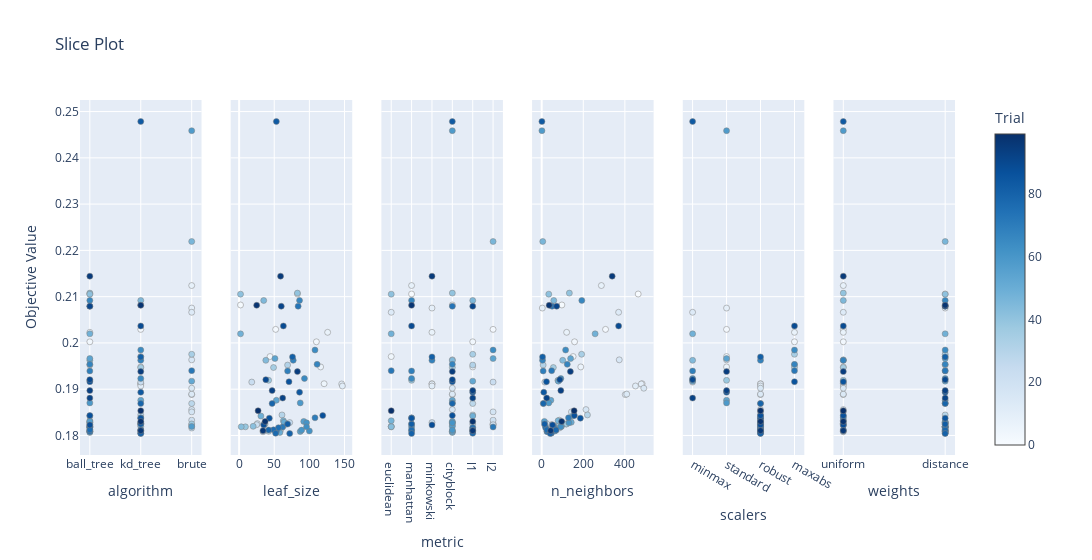

Here is the notebook cell this chart was saved with:
### Code cell
# Hyperparameters to score dependency

optuna.visualization.plot_slice(study_knn)

### Figure 1 — Plotly figure (JSON) as saved in the notebook; plotly's stock layout.template omitted (floating-point values rounded to 4 significant figures)
{"data": [{"marker": {"color": [0, 1, 2, 3, 4, 5, 6, 7, 8, 9, 10, 11, 12, 13, 14, 15, 16, 17, 18, 19, 20, 21, 22, 23, 24, 25, 26, 27, 28, 29, 30, 31, 32, 33, 34, 35, 36, 37, 38, 39, 40, 41, 42, 43, 44, 45, 46, 47, 48, 49, 50, 51, 52, 53, 54, 55, 56, 57, 58, 59, 60, 61, 62, 63, 64, 65, 66, 67, 68, 69, 70, 71, 72, 73, 74, 75, 76, 77, 78, 79, 80, 81, 82, 83, 84, 85, 86, 87, 88, 89, 90, 91, 92, 93, 94, 95, 96, 97, 98, 99], "colorbar": {"title": {"text": "Trial"}, "x": 1, "xpad": 40}, "colorscale": [[0, "rgb(247,251,255)"], [0.125, "rgb(222,235,247)"], [0.25, "rgb(198,219,239)"], [0.375, "rgb(158,202,225)"], [0.5, "rgb(107,174,214)"], [0.625, "rgb(66,146,198)"], [0.75, "rgb(33,113,181)"], [0.875, "rgb(8,81,156)"], [1, "rgb(8,48,107)"]], "line": {"color": "Grey", "width": 0.5}, "showscale": true}, "mode": "markers", "name": "Feasible Trial", "showlegend": false, "type": "scatter", "x": ["ball_tree", "kd_tree", "kd_tree", "ball_tree", "kd_tree", "kd_tree", "kd_tree", "ball_tree", "brute", "brute", "kd_tree", "kd_tree", "brute", "brute", "brute", "brute", "brute", "brute", "brute", "brute", "kd_tree", "brute", "kd_tree", "kd_tree", "kd_tree", "ball_tree", "ball_tree", "brute", "brute", "ball_tree", "kd_tree", "ball_tree", "ball_tree", "ball_tree", "brute", "kd_tree", "kd_tree", "brute", "ball_tree", "ball_tree", "ball_tree", "ball_tree", "kd_tree", "ball_tree", "ball_tree", "kd_tree", "brute", "ball_tree", "ball_tree", "ball_tree", "ball_tree", "ball_tree", "brute", "kd_tree", "ball_tree", "ball_tree", "ball_tree", "brute", "brute", "ball_tree", "kd_tree", "kd_tree", "ball_tree", "ball_tree", "kd_tree", "kd_tree", "ball_tree", "ball_tree", "kd_tree", "ball_tree", "kd_tree", "ball_tree", "brute", "ball_tree", "ball_tree", "ball_tree", "ball_tree", "kd_tree", "kd_tree", "kd_tree", "kd_tree", "kd_tree", "kd_tree", "kd_tree", "kd_tree", "kd_tree", "ball_tree", "ball_tree", "ball_tree", "kd_tree", "ball_tree", "ball_tree", "ball_tree", "ball_tree", "kd_tree", "ball_tree", "kd_tree", "kd_tree", "kd_tree", "kd_tree"], "xaxis": "x", "y": [0.2106, 0.2082, 0.2029, 0.2002, 0.1971, 0.1912, 0.1948, 0.2023, 0.2124, 0.2075, 0.1911, 0.1907, 0.1888, 0.2066, 0.1889, 0.1902, 0.1963, 0.1856, 0.1851, 0.1823, 0.1826, 0.1833, 0.1823, 0.1915, 0.1808, 0.1812, 0.1828, 0.1816, 0.1869, 0.1822, 0.1844, 0.1952, 0.1809, 0.1825, 0.1976, 0.1947, 0.1826, 0.1825, 0.1919, 0.1819, 0.2108, 0.2105, 0.182, 0.1819, 0.1962, 0.2092, 0.2219, 0.1832, 0.202, 0.1842, 0.1806, 0.1829, 0.1917, 0.1876, 0.1966, 0.1809, 0.183, 0.1819, 0.2459, 0.187, 0.1812, 0.1827, 0.181, 0.1819, 0.1985, 0.1923, 0.2092, 0.1954, 0.1962, 0.1939, 0.1838, 0.1818, 0.194, 0.2079, 0.1809, 0.1817, 0.1812, 0.1805, 0.1812, 0.1869, 0.1804, 0.197, 0.1825, 0.2479, 0.1893, 0.1837, 0.1916, 0.1843, 0.1823, 0.2037, 0.1921, 0.2079, 0.1881, 0.1897, 0.1938, 0.2144, 0.181, 0.2081, 0.183, 0.1853], "yaxis": "y"}, {"marker": {"color": [0, 1, 2, 3, 4, 5, 6, 7, 10, 11, 20, 22, 23, 24, 25, 26, 29, 30, 31, 32, 33, 35, 36, 38, 39, 40, 41, 42, 43, 44, 45, 47, 48, 49, 50, 51, 53, 54, 55, 56, 59, 60, 61, 62, 63, 64, 65, 66, 67, 68, 69, 70, 71, 73, 74, 75, 76, 77, 78, 79, 80, 81, 82, 83, 84, 85, 86, 87, 88, 89, 90, 91, 92, 93, 94, 95, 96, 97, 98, 99], "colorbar": {"title": {"text": "Trial"}, "x": 1, "xpad": 40}, "colorscale": [[0, "rgb(247,251,255)"], [0.125, "rgb(222,235,247)"], [0.25, "rgb(198,219,239)"], [0.375, "rgb(158,202,225)"], [0.5, "rgb(107,174,214)"], [0.625, "rgb(66,146,198)"], [0.75, "rgb(33,113,181)"], [0.875, "rgb(8,81,156)"], [1, "rgb(8,48,107)"]], "line": {"color": "Grey", "width": 0.5}, "showscale": false}, "mode": "markers", "name": "Feasible Trial", "showlegend": false, "type": "scatter", "x": [83, 2, 52, 110, 44, 121, 116, 126, 146, 147, 26, 25, 18, 34, 59, 72, 64, 61, 69, 42, 37, 49, 36, 42, 9, 83, 2, 20, 3, 38, 35, 63, 2, 31, 58, 64, 53, 51, 87, 92, 87, 89, 96, 100, 96, 108, 93, 86, 111, 77, 69, 108, 62, 84, 53, 56, 49, 52, 42, 47, 72, 76, 69, 53, 86, 43, 71, 119, 35, 63, 38, 60, 62, 47, 83, 59, 34, 25, 37, 27], "xaxis": "x2", "y": [0.2106, 0.2082, 0.2029, 0.2002, 0.1971, 0.1912, 0.1948, 0.2023, 0.1911, 0.1907, 0.1826, 0.1823, 0.1915, 0.1808, 0.1812, 0.1828, 0.1822, 0.1844, 0.1952, 0.1809, 0.1825, 0.1947, 0.1826, 0.1919, 0.1819, 0.2108, 0.2105, 0.182, 0.1819, 0.1962, 0.2092, 0.1832, 0.202, 0.1842, 0.1806, 0.1829, 0.1876, 0.1966, 0.1809, 0.183, 0.187, 0.1812, 0.1827, 0.181, 0.1819, 0.1985, 0.1923, 0.2092, 0.1954, 0.1962, 0.1939, 0.1838, 0.1818, 0.2079, 0.1809, 0.1817, 0.1812, 0.1805, 0.1812, 0.1869, 0.1804, 0.197, 0.1825, 0.2479, 0.1893, 0.1837, 0.1916, 0.1843, 0.1823, 0.2037, 0.1921, 0.2079, 0.1881, 0.1897, 0.1938, 0.2144, 0.181, 0.2081, 0.183, 0.1853], "yaxis": "y2"}, {"marker": {"color": [0, 1, 2, 3, 4, 5, 6, 7, 8, 9, 10, 11, 12, 13, 14, 15, 16, 17, 18, 19, 20, 21, 22, 23, 24, 25, 26, 27, 28, 29, 30, 31, 32, 33, 34, 35, 36, 37, 38, 39, 40, 41, 42, 43, 44, 45, 46, 47, 48, 49, 50, 51, 52, 53, 54, 55, 56, 57, 58, 59, 60, 61, 62, 63, 64, 65, 66, 67, 68, 69, 70, 71, 72, 73, 74, 75, 76, 77, 78, 79, 80, 81, 82, 83, 84, 85, 86, 87, 88, 89, 90, 91, 92, 93, 94, 95, 96, 97, 98, 99], "colorbar": {"title": {"text": "Trial"}, "x": 1, "xpad": 40}, "colorscale": [[0, "rgb(247,251,255)"], [0.125, "rgb(222,235,247)"], [0.25, "rgb(198,219,239)"], [0.375, "rgb(158,202,225)"], [0.5, "rgb(107,174,214)"], [0.625, "rgb(66,146,198)"], [0.75, "rgb(33,113,181)"], [0.875, "rgb(8,81,156)"], [1, "rgb(8,48,107)"]], "line": {"color": "Grey", "width": 0.5}, "showscale": false}, "mode": "markers", "name": "Feasible Trial", "showlegend": false, "type": "scatter", "x": ["manhattan", "cityblock", "l2", "l1", "euclidean", "minkowski", "l1", "minkowski", "manhattan", "minkowski", "minkowski", "minkowski", "cityblock", "euclidean", "cityblock", "cityblock", "cityblock", "cityblock", "l2", "l2", "l2", "l2", "l2", "l2", "cityblock", "l1", "minkowski", "l1", "l1", "cityblock", "l1", "l1", "cityblock", "l1", "l1", "cityblock", "cityblock", "manhattan", "manhattan", "euclidean", "cityblock", "euclidean", "euclidean", "euclidean", "cityblock", "l1", "l2", "euclidean", "euclidean", "l1", "cityblock", "cityblock", "l1", "cityblock", "l2", "cityblock", "cityblock", "cityblock", "cityblock", "cityblock", "cityblock", "cityblock", "manhattan", "manhattan", "l2", "manhattan", "manhattan", "cityblock", "minkowski", "manhattan", "manhattan", "l2", "euclidean", "cityblock", "l1", "l1", "manhattan", "l1", "l1", "cityblock", "manhattan", "minkowski", "manhattan", "cityblock", "l1", "manhattan", "cityblock", "cityblock", "minkowski", "manhattan", "cityblock", "l1", "l1", "l1", "cityblock", "minkowski", "l1", "manhattan", "l1", "euclidean"], "xaxis": "x3", "y": [0.2106, 0.2082, 0.2029, 0.2002, 0.1971, 0.1912, 0.1948, 0.2023, 0.2124, 0.2075, 0.1911, 0.1907, 0.1888, 0.2066, 0.1889, 0.1902, 0.1963, 0.1856, 0.1851, 0.1823, 0.1826, 0.1833, 0.1823, 0.1915, 0.1808, 0.1812, 0.1828, 0.1816, 0.1869, 0.1822, 0.1844, 0.1952, 0.1809, 0.1825, 0.1976, 0.1947, 0.1826, 0.1825, 0.1919, 0.1819, 0.2108, 0.2105, 0.182, 0.1819, 0.1962, 0.2092, 0.2219, 0.1832, 0.202, 0.1842, 0.1806, 0.1829, 0.1917, 0.1876, 0.1966, 0.1809, 0.183, 0.1819, 0.2459, 0.187, 0.1812, 0.1827, 0.181, 0.1819, 0.1985, 0.1923, 0.2092, 0.1954, 0.1962, 0.1939, 0.1838, 0.1818, 0.194, 0.2079, 0.1809, 0.1817, 0.1812, 0.1805, 0.1812, 0.1869, 0.1804, 0.197, 0.1825, 0.2479, 0.1893, 0.1837, 0.1916, 0.1843, 0.1823, 0.2037, 0.1921, 0.2079, 0.1881, 0.1897, 0.1938, 0.2144, 0.181, 0.2081, 0.183, 0.1853], "yaxis": "y3"}, {"marker": {"color": [0, 1, 2, 3, 4, 5, 6, 7, 8, 9, 10, 11, 12, 13, 14, 15, 16, 17, 18, 19, 20, 21, 22, 23, 24, 25, 26, 27, 28, 29, 30, 31, 32, 33, 34, 35, 36, 37, 38, 39, 40, 41, 42, 43, 44, 45, 46, 47, 48, 49, 50, 51, 52, 53, 54, 55, 56, 57, 58, 59, 60, 61, 62, 63, 64, 65, 66, 67, 68, 69, 70, 71, 72, 73, 74, 75, 76, 77, 78, 79, 80, 81, 82, 83, 84, 85, 86, 87, 88, 89, 90, 91, 92, 93, 94, 95, 96, 97, 98, 99], "colorbar": {"title": {"text": "Trial"}, "x": 1, "xpad": 40}, "colorscale": [[0, "rgb(247,251,255)"], [0.125, "rgb(222,235,247)"], [0.25, "rgb(198,219,239)"], [0.375, "rgb(158,202,225)"], [0.5, "rgb(107,174,214)"], [0.625, "rgb(66,146,198)"], [0.75, "rgb(33,113,181)"], [0.875, "rgb(8,81,156)"], [1, "rgb(8,48,107)"]], "line": {"color": "Grey", "width": 0.5}, "showscale": false}, "mode": "markers", "name": "Feasible Trial", "showlegend": false, "type": "scatter", "x": [464, 97, 307, 158, 151, 483, 188, 120, 287, 3, 479, 451, 402, 370, 409, 491, 373, 213, 143, 46, 24, 85, 49, 15, 30, 69, 97, 85, 8, 15, 220, 7, 42, 118, 192, 56, 83, 119, 78, 59, 133, 34, 61, 60, 101, 58, 5, 79, 257, 149, 48, 142, 80, 44, 139, 26, 13, 95, 1, 34, 66, 131, 64, 91, 115, 92, 193, 123, 4, 7, 129, 58, 48, 50, 26, 19, 25, 46, 69, 8, 41, 4, 14, 1, 10, 186, 23, 157, 52, 370, 87, 72, 24, 92, 138, 339, 43, 36, 96, 156], "xaxis": "x4", "y": [0.2106, 0.2082, 0.2029, 0.2002, 0.1971, 0.1912, 0.1948, 0.2023, 0.2124, 0.2075, 0.1911, 0.1907, 0.1888, 0.2066, 0.1889, 0.1902, 0.1963, 0.1856, 0.1851, 0.1823, 0.1826, 0.1833, 0.1823, 0.1915, 0.1808, 0.1812, 0.1828, 0.1816, 0.1869, 0.1822, 0.1844, 0.1952, 0.1809, 0.1825, 0.1976, 0.1947, 0.1826, 0.1825, 0.1919, 0.1819, 0.2108, 0.2105, 0.182, 0.1819, 0.1962, 0.2092, 0.2219, 0.1832, 0.202, 0.1842, 0.1806, 0.1829, 0.1917, 0.1876, 0.1966, 0.1809, 0.183, 0.1819, 0.2459, 0.187, 0.1812, 0.1827, 0.181, 0.1819, 0.1985, 0.1923, 0.2092, 0.1954, 0.1962, 0.1939, 0.1838, 0.1818, 0.194, 0.2079, 0.1809, 0.1817, 0.1812, 0.1805, 0.1812, 0.1869, 0.1804, 0.197, 0.1825, 0.2479, 0.1893, 0.1837, 0.1916, 0.1843, 0.1823, 0.2037, 0.1921, 0.2079, 0.1881, 0.1897, 0.1938, 0.2144, 0.181, 0.2081, 0.183, 0.1853], "yaxis": "y4"}, {"marker": {"color": [0, 1, 2, 3, 4, 5, 6, 7, 8, 9, 10, 11, 12, 13, 14, 15, 16, 17, 18, 19, 20, 21, 22, 23, 24, 25, 26, 27, 28, 29, 30, 31, 32, 33, 34, 35, 36, 37, 38, 39, 40, 41, 42, 43, 44, 45, 46, 47, 48, 49, 50, 51, 52, 53, 54, 55, 56, 57, 58, 59, 60, 61, 62, 63, 64, 65, 66, 67, 68, 69, 70, 71, 72, 73, 74, 75, 76, 77, 78, 79, 80, 81, 82, 83, 84, 85, 86, 87, 88, 89, 90, 91, 92, 93, 94, 95, 96, 97, 98, 99], "colorbar": {"title": {"text": "Trial"}, "x": 1, "xpad": 40}, "colorscale": [[0, "rgb(247,251,255)"], [0.125, "rgb(222,235,247)"], [0.25, "rgb(198,219,239)"], [0.375, "rgb(158,202,225)"], [0.5, "rgb(107,174,214)"], [0.625, "rgb(66,146,198)"], [0.75, "rgb(33,113,181)"], [0.875, "rgb(8,81,156)"], [1, "rgb(8,48,107)"]], "line": {"color": "Grey", "width": 0.5}, "showscale": false}, "mode": "markers", "name": "Feasible Trial", "showlegend": false, "type": "scatter", "x": [null, null, "standard", "maxabs", "standard", "robust", "standard", "maxabs", null, "standard", "robust", "robust", "robust", "minmax", "robust", "robust", "standard", "robust", "robust", "robust", "robust", "robust", "robust", "minmax", "robust", "robust", "robust", "robust", "robust", "robust", "robust", "maxabs", "robust", "robust", "maxabs", "maxabs", "robust", "robust", "standard", "robust", null, null, "robust", "robust", "minmax", null, null, "robust", "minmax", "robust", "robust", "robust", "minmax", "standard", "standard", "robust", "robust", "robust", "standard", "standard", "robust", "robust", "robust", "robust", "maxabs", "minmax", null, "maxabs", "robust", "minmax", "robust", "robust", "maxabs", null, "robust", "robust", "robust", "robust", "robust", "robust", "robust", "robust", "robust", "minmax", "standard", "robust", "maxabs", "robust", "robust", "maxabs", "minmax", null, "minmax", "standard", "standard", null, "robust", null, "robust", "robust"], "xaxis": "x5", "y": [0.2106, 0.2082, 0.2029, 0.2002, 0.1971, 0.1912, 0.1948, 0.2023, 0.2124, 0.2075, 0.1911, 0.1907, 0.1888, 0.2066, 0.1889, 0.1902, 0.1963, 0.1856, 0.1851, 0.1823, 0.1826, 0.1833, 0.1823, 0.1915, 0.1808, 0.1812, 0.1828, 0.1816, 0.1869, 0.1822, 0.1844, 0.1952, 0.1809, 0.1825, 0.1976, 0.1947, 0.1826, 0.1825, 0.1919, 0.1819, 0.2108, 0.2105, 0.182, 0.1819, 0.1962, 0.2092, 0.2219, 0.1832, 0.202, 0.1842, 0.1806, 0.1829, 0.1917, 0.1876, 0.1966, 0.1809, 0.183, 0.1819, 0.2459, 0.187, 0.1812, 0.1827, 0.181, 0.1819, 0.1985, 0.1923, 0.2092, 0.1954, 0.1962, 0.1939, 0.1838, 0.1818, 0.194, 0.2079, 0.1809, 0.1817, 0.1812, 0.1805, 0.1812, 0.1869, 0.1804, 0.197, 0.1825, 0.2479, 0.1893, 0.1837, 0.1916, 0.1843, 0.1823, 0.2037, 0.1921, 0.2079, 0.1881, 0.1897, 0.1938, 0.2144, 0.181, 0.2081, 0.183, 0.1853], "yaxis": "y5"}, {"marker": {"color": [0, 1, 2, 3, 4, 5, 6, 7, 8, 9, 10, 11, 12, 13, 14, 15, 16, 17, 18, 19, 20, 21, 22, 23, 24, 25, 26, 27, 28, 29, 30, 31, 32, 33, 34, 35, 36, 37, 38, 39, 40, 41, 42, 43, 44, 45, 46, 47, 48, 49, 50, 51, 52, 53, 54, 55, 56, 57, 58, 59, 60, 61, 62, 63, 64, 65, 66, 67, 68, 69, 70, 71, 72, 73, 74, 75, 76, 77, 78, 79, 80, 81, 82, 83, 84, 85, 86, 87, 88, 89, 90, 91, 92, 93, 94, 95, 96, 97, 98, 99], "colorbar": {"title": {"text": "Trial"}, "x": 1, "xpad": 40}, "colorscale": [[0, "rgb(247,251,255)"], [0.125, "rgb(222,235,247)"], [0.25, "rgb(198,219,239)"], [0.375, "rgb(158,202,225)"], [0.5, "rgb(107,174,214)"], [0.625, "rgb(66,146,198)"], [0.75, "rgb(33,113,181)"], [0.875, "rgb(8,81,156)"], [1, "rgb(8,48,107)"]], "line": {"color": "Grey", "width": 0.5}, "showscale": false}, "mode": "markers", "name": "Feasible Trial", "showlegend": false, "type": "scatter", "x": ["distance", "distance", "uniform", "uniform", "distance", "uniform", "uniform", "uniform", "uniform", "distance", "uniform", "uniform", "uniform", "uniform", "uniform", "uniform", "uniform", "uniform", "uniform", "uniform", "uniform", "uniform", "uniform", "uniform", "uniform", "distance", "distance", "distance", "distance", "uniform", "distance", "distance", "uniform", "distance", "distance", "uniform", "uniform", "distance", "uniform", "distance", "uniform", "distance", "distance", "distance", "uniform", "uniform", "distance", "uniform", "distance", "uniform", "distance", "distance", "distance", "distance", "distance", "distance", "distance", "distance", "uniform", "distance", "distance", "distance", "distance", "distance", "distance", "distance", "distance", "distance", "uniform", "distance", "uniform", "distance", "distance", "distance", "distance", "distance", "uniform", "distance", "distance", "distance", "distance", "distance", "distance", "uniform", "distance", "distance", "uniform", "uniform", "uniform", "uniform", "distance", "distance", "distance", "distance", "uniform", "uniform", "uniform", "distance", "uniform", "uniform"], "xaxis": "x6", "y": [0.2106, 0.2082, 0.2029, 0.2002, 0.1971, 0.1912, 0.1948, 0.2023, 0.2124, 0.2075, 0.1911, 0.1907, 0.1888, 0.2066, 0.1889, 0.1902, 0.1963, 0.1856, 0.1851, 0.1823, 0.1826, 0.1833, 0.1823, 0.1915, 0.1808, 0.1812, 0.1828, 0.1816, 0.1869, 0.1822, 0.1844, 0.1952, 0.1809, 0.1825, 0.1976, 0.1947, 0.1826, 0.1825, 0.1919, 0.1819, 0.2108, 0.2105, 0.182, 0.1819, 0.1962, 0.2092, 0.2219, 0.1832, 0.202, 0.1842, 0.1806, 0.1829, 0.1917, 0.1876, 0.1966, 0.1809, 0.183, 0.1819, 0.2459, 0.187, 0.1812, 0.1827, 0.181, 0.1819, 0.1985, 0.1923, 0.2092, 0.1954, 0.1962, 0.1939, 0.1838, 0.1818, 0.194, 0.2079, 0.1809, 0.1817, 0.1812, 0.1805, 0.1812, 0.1869, 0.1804, 0.197, 0.1825, 0.2479, 0.1893, 0.1837, 0.1916, 0.1843, 0.1823, 0.2037, 0.1921, 0.2079, 0.1881, 0.1897, 0.1938, 0.2144, 0.181, 0.2081, 0.183, 0.1853], "yaxis": "y6"}], "layout": {"title": {"text": "Slice Plot"}, "width": 1800, "xaxis": {"anchor": "y", "categoryarray": ["ball_tree", "kd_tree", "brute"], "categoryorder": "array", "domain": [0, 0.1389], "title": {"text": "algorithm"}, "type": "category"}, "xaxis2": {"anchor": "y2", "domain": [0.1722, 0.3111], "title": {"text": "leaf_size"}}, "xaxis3": {"anchor": "y3", "categoryarray": ["euclidean", "manhattan", "minkowski", "cityblock", "l1", "l2"], "categoryorder": "array", "domain": [0.3444, 0.4833], "title": {"text": "metric"}, "type": "category"}, "xaxis4": {"anchor": "y4", "domain": [0.5167, 0.6556], "title": {"text": "n_neighbors"}}, "xaxis5": {"anchor": "y5", "categoryarray": ["minmax", "standard", "robust", "maxabs", null], "categoryorder": "array", "domain": [0.6889, 0.8278], "title": {"text": "scalers"}, "type": "category"}, "xaxis6": {"anchor": "y6", "categoryarray": ["uniform", "distance"], "categoryorder": "array", "domain": [0.8611, 1], "title": {"text": "weights"}, "type": "category"}, "yaxis": {"anchor": "x", "domain": [0, 1], "title": {"text": "Objective Value"}}, "yaxis2": {"anchor": "x2", "domain": [0, 1], "matches": "y", "showticklabels": false}, "yaxis3": {"anchor": "x3", "domain": [0, 1], "matches": "y", "showticklabels": false}, "yaxis4": {"anchor": "x4", "domain": [0, 1], "matches": "y", "showticklabels": false}, "yaxis5": {"anchor": "x5", "domain": [0, 1], "matches": "y", "showticklabels": false}, "yaxis6": {"anchor": "x6", "domain": [0, 1], "matches": "y", "showticklabels": false}}}
